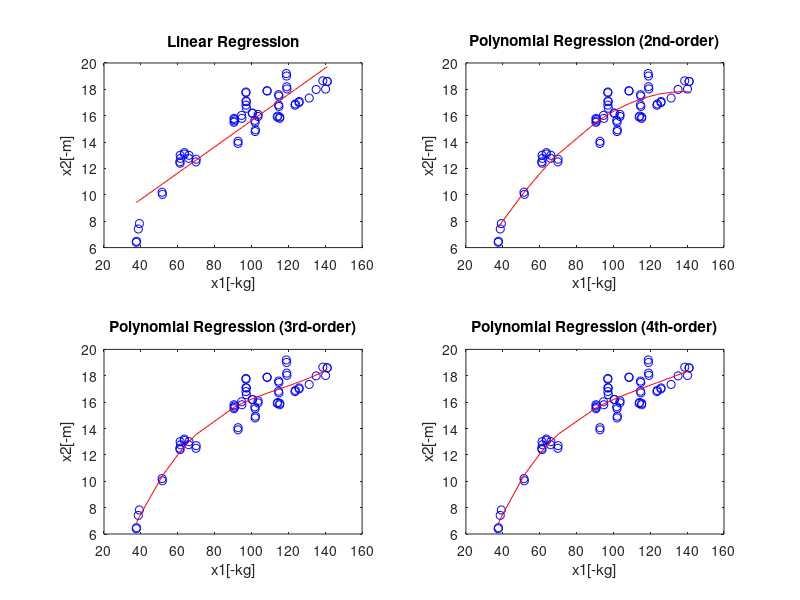
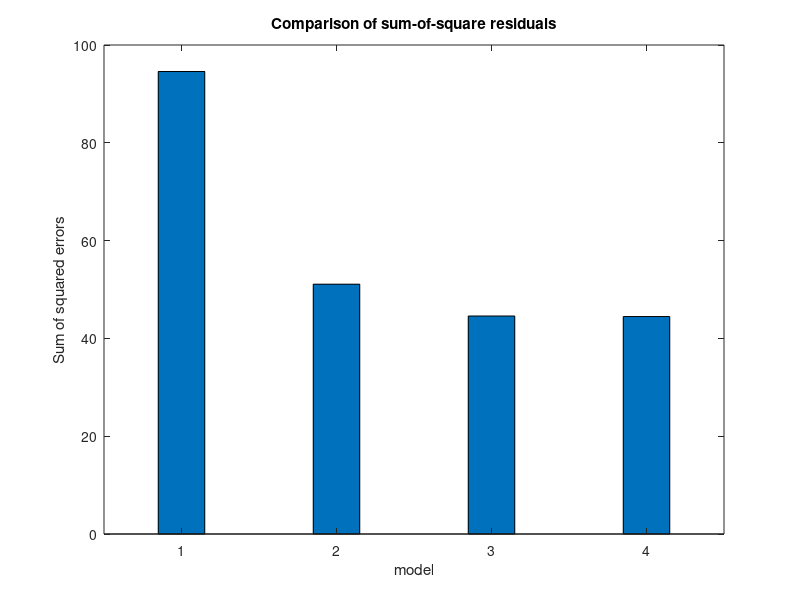

Here is the MATLAB script that generated these plots, in order:
clc; clear all; close all;
load('Comp1_IE529.mat');

[x1, ind] = sort(lift_kg);
x2 = putt_m(ind);
%% Linear regression
% [w1, S1] = polyfit(x1, x2,1);
% y1 = polyval(w1,x1);

X1 = [ones(length(x1),1),x1'];
w1 = inv(X1'*X1)*X1'* x2';
y1 = X1 * w1;
sq_loss1 = sum((y1 - x2').^2);

%% 2nd-order Polynomial regression

% [w2, S2] = polyfit(x1,x2,2);
% y2 = polyval(w2,x1);
X2 = [ones(length(x1),1),x1',(x1.^2)'];
w2 = inv(X2'*X2)*X2'* x2';
y2 = X2 * w2;
sq_loss2 = sum((y2 - x2').^2);

%% 3rd-order Polynomial regression
% [w3, S3] = polyfit(x1,x2,3);
% y3 = polyval(w3,x1);

X3 = [ones(length(x1),1),x1',(x1.^2)', (x1.^3)'];
w3 = inv(X3'*X3)*X3'* x2';
y3 = X3 * w3;
sq_loss3 = sum((y3 - x2').^2);


%% 4rd-order Polynomial regression
% [w4, S4] = polyfit(x1,x2,4);
% y4 = polyval(w4,x1);

X4 = [ones(length(x1),1),x1',(x1.^2)', (x1.^3)',(x1.^4)'];
w4 = inv(X4'*X4)*X4'* x2';
y4 = X4 * w4;
sq_loss4 = sum((y4 - x2').^2);
figure(1)
subplot(2,2,1);
plot(x1,x2,'bo',x1, y1, 'r-');
xlabel('x1[-kg]'); ylabel('x2[-m]');
title('Linear Regression');
subplot(2,2,2);
plot(x1,x2,'bo', x1, y2, 'r-');
xlabel('x1[-kg]'); ylabel('x2[-m]');
title('Polynomial Regression (2nd-order)');

subplot(2,2,3);
plot(x1,x2,'bo', x1, y3, 'r-');
xlabel('x1[-kg]'); ylabel('x2[-m]');
title('Polynomial Regression (3rd-order)');


subplot(2,2,4);
plot(x1,x2,'bo', x1, y4, 'r-');
xlabel('x1[-kg]'); ylabel('x2[-m]');
title('Polynomial Regression (4th-order)');

figure(2)
bar([1,2,3,4],[sq_loss1,sq_loss2,sq_loss3,sq_loss4],0.3)
xlabel('model'); ylabel('Sum of squared errors');
title('Comparison of sum-of-square residuals')


% %% Logistic regression
% Unable to compile since the none of two vectors contains only integers
% B=mnrfit(x1,x2);
% % B = glmfit(x1, [x2 ones(length(x2),1)], 'binomial','link','logit');
% Z = B(1) + x1 * B(2);
% Y_hat = 1 ./ (1 + exp(-Z));
% 
% figure(6)
% plot(x1,x2,'bo', x1, Y_hat, 'r-');
% xlabel('x1[-kg]'); ylabel('x2[-m]');
% title('Logistic Regression');
